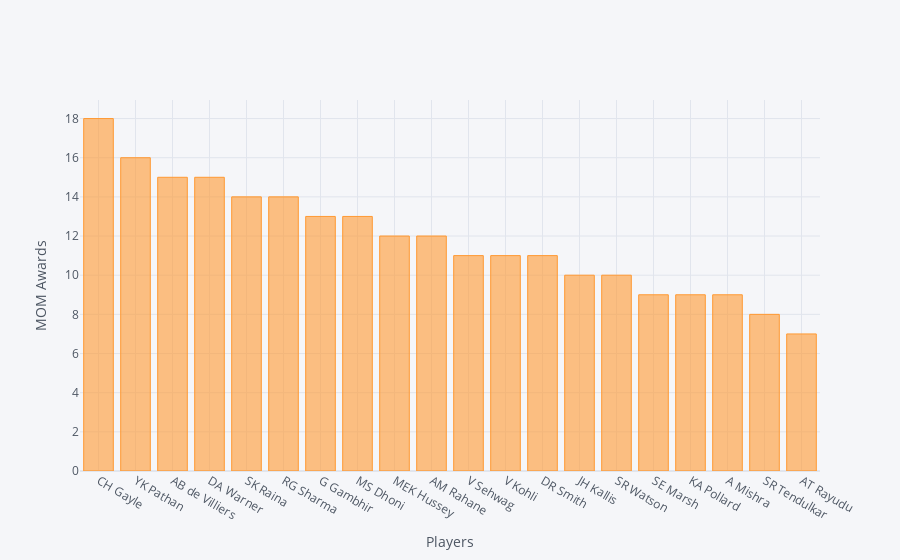

The notebook cell this image was saved under:
### Code cell
mom.head(20).iplot(kind = 'bar', xTitle = 'Players', yTitle = 'MOM Awards')

### Figure 1 — Plotly figure (JSON) as saved in the notebook; plotly's stock layout.template omitted (floating-point values rounded to 4 significant figures)
{"data": [{"marker": {"color": "rgba(255, 153, 51, 0.6)", "line": {"color": "rgba(255, 153, 51, 1.0)", "width": 1}}, "name": "player_of_match", "orientation": "v", "text": "", "type": "bar", "x": ["CH Gayle", "YK Pathan", "AB de Villiers", "DA Warner", "SK Raina", "RG Sharma", "G Gambhir", "MS Dhoni", "MEK Hussey", "AM Rahane", "V Sehwag", "V Kohli", "DR Smith", "JH Kallis", "SR Watson", "SE Marsh", "KA Pollard", "A Mishra", "SR Tendulkar", "AT Rayudu"], "y": [18, 16, 15, 15, 14, 14, 13, 13, 12, 12, 11, 11, 11, 10, 10, 9, 9, 9, 8, 7]}], "layout": {"legend": {"bgcolor": "#F5F6F9", "font": {"color": "#4D5663"}}, "paper_bgcolor": "#F5F6F9", "plot_bgcolor": "#F5F6F9", "title": {"font": {"color": "#4D5663"}}, "xaxis": {"gridcolor": "#E1E5ED", "showgrid": true, "tickfont": {"color": "#4D5663"}, "title": {"font": {"color": "#4D5663"}, "text": "Players"}, "zerolinecolor": "#E1E5ED"}, "yaxis": {"gridcolor": "#E1E5ED", "showgrid": true, "tickfont": {"color": "#4D5663"}, "title": {"font": {"color": "#4D5663"}, "text": "MOM Awards"}, "zerolinecolor": "#E1E5ED"}}}
